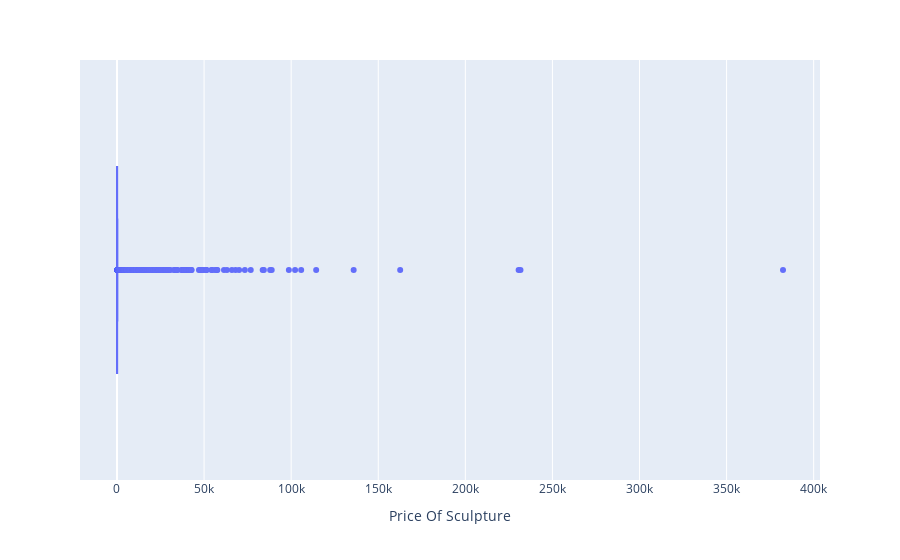

Write notebook code for a chart like this one.
### Code cell
#Using boxplot of plotly 
fig = px.box(df, x = 'Price Of Sculpture')
fig.show()

### Figure 1 — Plotly figure (JSON) as saved in the notebook; plotly's stock layout.template omitted (floating-point values rounded to 4 significant figures; data arrays with more than 128 entries replaced by an {"elided": "..."} marker saying what was removed)
{"data": [{"alignmentgroup": "True", "hovertemplate": "Price Of Sculpture=%{x}<extra></extra>", "legendgroup": "", "marker": {"color": "#636efa"}, "name": "", "notched": false, "offsetgroup": "", "orientation": "h", "showlegend": false, "type": "box", "x": {"elided": "6500 float values"}, "x0": " ", "xaxis": "x", "y0": " ", "yaxis": "y"}], "layout": {"boxmode": "group", "legend": {"tracegroupgap": 0}, "margin": {"t": 60}, "xaxis": {"anchor": "y", "domain": [0, 1], "title": {"text": "Price Of Sculpture"}}, "yaxis": {"anchor": "x", "domain": [0, 1]}}}
